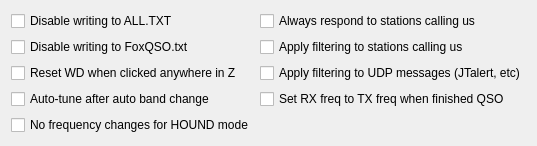
         <widget class="QWidget" name="tab_2">
          <attribute name="title">
           <string>Misc</string>
          </attribute>
          <layout class="QGridLayout" name="gridLayout_22">
           <item row="0" column="1">
            <widget class="QCheckBox" name="cb_processTailenders">
             <property name="toolTip">
              <string>&lt;html&gt;&lt;head/&gt;&lt;body&gt;&lt;p&gt;Respond to any station calling us when we're finishing or not in QSO or (even if we're not calling CQ)&lt;/p&gt;&lt;/body&gt;&lt;/html&gt;</string>
             </property>
             <property name="text">
              <string>Always respond to stations calling us</string>
             </property>
            </widget>
           </item>
           <item row="1" column="1">
            <widget class="QCheckBox" name="cb_autoCQfiltering">
             <property name="toolTip">
              <string>&lt;html&gt;&lt;head/&gt;&lt;body&gt;&lt;p&gt;When calling CQ, check if the station responding to us passed our filtering. &lt;/p&gt;&lt;p&gt;If not, Z will not respond to them automatically.&lt;/p&gt;&lt;/body&gt;&lt;/html&gt;</string>
             </property>
             <property name="text">
              <string>Apply filtering to stations calling us</string>
             </property>
            </widget>
           </item>
           <item row="0" column="0">
            <widget class="QCheckBox" name="cb_disableWriteALL">
             <property name="toolTip">
              <string>&lt;html&gt;&lt;head/&gt;&lt;body&gt;&lt;p&gt;Disable writing to ALL.TXT&lt;/p&gt;&lt;/body&gt;&lt;/html&gt;</string>
             </property>
             <property name="text">
              <string>Disable writing to ALL.TXT</string>
             </property>
            </widget>
           </item>
           <item row="1" column="0">
            <widget class="QCheckBox" name="cb_disableWriteFoxQSO">
             <property name="toolTip">
              <string>&lt;html&gt;&lt;head/&gt;&lt;body&gt;&lt;p&gt;Disable writing to FoxQSO.txt&lt;/p&gt;&lt;/body&gt;&lt;/html&gt;</string>
             </property>
             <property name="text">
              <string>Disable writing to FoxQSO.txt</string>
             </property>
            </widget>
           </item>
           <item row="2" column="1">
            <widget class="QCheckBox" name="cb_udpFiltering">
             <property name="toolTip">
              <string>&lt;html&gt;&lt;head/&gt;&lt;body&gt;&lt;p&gt;Only send messages that passed filtering to other programs via UDP.&lt;/p&gt;&lt;/body&gt;&lt;/html&gt;</string>
             </property>
             <property name="text">
              <string>Apply filtering to UDP messages (JTalert, etc)</string>
             </property>
            </widget>
           </item>
           <item row="3" column="1">
            <widget class="QCheckBox" name="cb_rxTotxFreq">
             <property name="toolTip">
              <string>&lt;html&gt;&lt;head/&gt;&lt;body&gt;&lt;p&gt;Resets the RX frequency at the end of each QSO.&lt;/p&gt;&lt;/body&gt;&lt;/html&gt;</string>
             </property>
             <property name="text">
              <string>Set RX freq to TX freq when finished QSO</string>
             </property>
            </widget>
           </item>
           <item row="2" column="0">
            <widget class="QCheckBox" name="cb_WD_resetAnywhere">
             <property name="toolTip">
              <string>&lt;html&gt;&lt;head/&gt;&lt;body&gt;&lt;p&gt;Reset WD timer when clicked anywhere in the app. &lt;/p&gt;&lt;p&gt;If this is disabled, &amp;quot;Reset WD&amp;quot; button will appear in bottom right corner. &lt;/p&gt;&lt;/body&gt;&lt;/html&gt;</string>
             </property>
             <property name="text">
              <string>Reset WD when clicked anywhere in Z</string>
             </property>
            </widget>
           </item>
           <item row="3" column="0">
            <widget class="QCheckBox" name="cb_autoTune">
             <property name="toolTip">
              <string>&lt;html&gt;&lt;head/&gt;&lt;body&gt;&lt;p&gt;When band hopping enabled, Z will hit Tune for few seconds to adjust automatic antenna tuners.&lt;/p&gt;&lt;/body&gt;&lt;/html&gt;</string>
             </property>
             <property name="text">
              <string>Auto-tune after auto band change</string>
             </property>
            </widget>
           </item>
           <item row="4" column="0">
            <widget class="QCheckBox" name="cb_noFoxQSY">
             <property name="toolTip">
              <string>&lt;html&gt;&lt;head/&gt;&lt;body&gt;&lt;p&gt;When this is enabled Z will not automatically change frequency in HOUND mode. &lt;/p&gt;&lt;/body&gt;&lt;/html&gt;</string>
             </property>
             <property name="text">
              <string>No frequency changes for HOUND mode</string>
             </property>
            </widget>
           </item>
          </layout>
         </widget>
